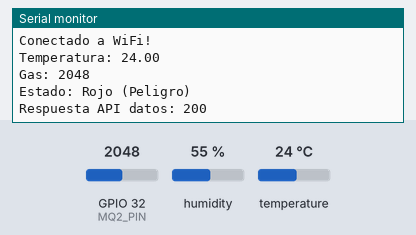
This sketch was run on a simulated ESP32. On the bench: the last lines printed to the serial monitor. The test bench sets the inputs (shaded band); at power-on: GPIO 32 (MQ2_PIN) = 2048, temperature 24 °C, humidity 55 %. WiFi joins after 1.5 s; servers stay silent unless stated; uploads are accepted with an empty reply.

Above: at 2.7 s.
2.8 s: GPIO 32 (MQ2_PIN) set to 491
At 2.88 s:
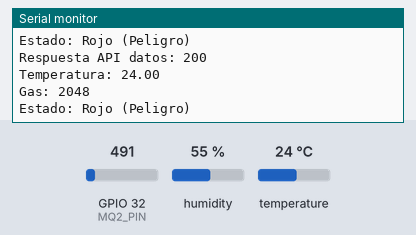
6.6 s: GPIO 32 (MQ2_PIN) set to 160
At 7.73 s:
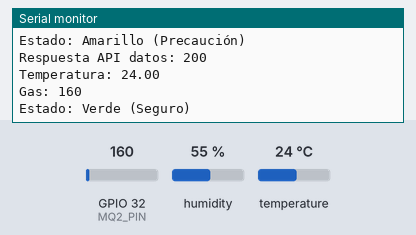
10.3 s: temperature set to 12 °C
At 10.3 s:
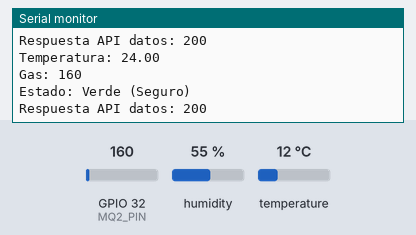
12.0 s: temperature set to 19 °C
At 12.58 s:
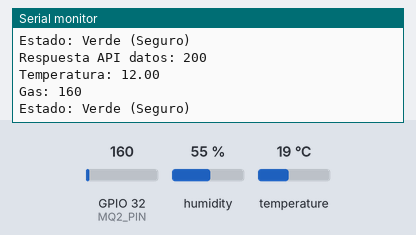
Timing chart, 0 to 14.7 s (numbered marks = the images above; inputs shaded):
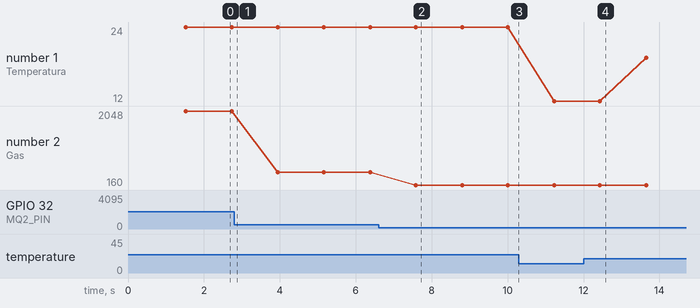

The sketch:

minac.ino
```cpp
#include <WiFi.h>
#include <HTTPClient.h>
#include <ArduinoJson.h>
#include "DHT.h"

// ===== CONFIG WIFI =====
const char* ssid = "S24 FE de García Calvillo";
const char* password = "08Mayo_2006";

// ===== CONFIG API =====
const char* apiEndpointDatos = "https://minac-production-9424.up.railway.app/monitoreo";
const char* apiEndpointEmergencia = "https://minac-production-9424.up.railway.app/emergencia";

// ===== CONFIG EQUIPO =====
String idEquipo = "ESP32-001";

// ===== CONFIG SENSORES =====
#define DHTPIN 25        // Pin del DHT11 26
#define DHTTYPE DHT11
#define MQ2_PIN 32      // Pin analógico para MQ-2
#define BOTON_PIN 17    // Pin para el botón de emergencia 25

// ===== CONFIG LEDS SEMAFORO =====
#define LED_VERDE 26
#define LED_AMARILLO 27
#define LED_ROJO 14

DHT dht(DHTPIN, DHTTYPE);

void setup() {
  Serial.begin(115200);
  pinMode(BOTON_PIN, INPUT_PULLUP); // Botón con resistencia pull-up

  dht.begin();

  // Conectar a WiFi
  WiFi.begin(ssid, password);
  Serial.print("Conectando a WiFi");
  while (WiFi.status() != WL_CONNECTED) {
    delay(500);
    Serial.print(".");
  }
  Serial.println("\nConectado a WiFi!");
}

void loop() {
  // ===== Lectura de sensores =====
  float temperatura = dht.readTemperature();
  int gasValue = analogRead(MQ2_PIN);

  // ===== Validar lectura =====
  if (isnan(temperatura)) {
    Serial.println("Error leyendo DHT11!");
    return;
  } else{
    Serial.println("Temperatura: " + String(temperatura));
  }

  Serial.println("Gas: " + String(gasValue));

  // ===== Control semáforo =====
  if (gasValue < 200) {
    digitalWrite(LED_VERDE, HIGH);
    digitalWrite(LED_AMARILLO, LOW);
    digitalWrite(LED_ROJO, LOW);
    Serial.println("Estado: Verde (Seguro)");
  }
  else if (gasValue >= 200 && gasValue <= 500) {
    digitalWrite(LED_VERDE, LOW);
    digitalWrite(LED_AMARILLO, HIGH);
    digitalWrite(LED_ROJO, LOW);
    Serial.println("Estado: Amarillo (Precaución)");
  }
  else { // gasValue > 100
    digitalWrite(LED_VERDE, LOW);
    digitalWrite(LED_AMARILLO, LOW);
    digitalWrite(LED_ROJO, HIGH);
    Serial.println("Estado: Rojo (Peligro)");
  }

   // ===== Crear JSON =====
  StaticJsonDocument<200> jsonDoc;
  jsonDoc["idEquipo"] = idEquipo;
  jsonDoc["temperatura"] = temperatura;
  jsonDoc["gas"] = gasValue;

  String requestBody;
  serializeJson(jsonDoc, requestBody);

  // ===== Enviar a API =====
  if (WiFi.status() == WL_CONNECTED) {
    HTTPClient http;
    http.begin(apiEndpointDatos);
    http.addHeader("Content-Type", "application/json");

    int httpResponseCode = http.POST(requestBody);
    if (httpResponseCode > 0) {
      Serial.print("Respuesta API datos: ");
      Serial.println(httpResponseCode);
    } else {
      Serial.print("Error enviando datos: ");
      Serial.println(http.errorToString(httpResponseCode).c_str());
    }
    http.end();
  }

  /* // ===== Verificar botón de emergencia =====
  if (digitalRead(BOTON_PIN) == LOW) { // LOW = presionado
    StaticJsonDocument<100> jsonEmergencia;
    jsonEmergencia["idEquipo"] = idEquipo;
    jsonEmergencia["emergencia"] = true;

    String bodyEmergencia;
    serializeJson(jsonEmergencia, bodyEmergencia);

    if (WiFi.status() == WL_CONNECTED) {
      HTTPClient http;
      http.begin(apiEndpointEmergencia);
      http.addHeader("Content-Type", "application/json");

      int httpResponseCode = http.POST(bodyEmergencia);
      if (httpResponseCode > 0) {
        Serial.print("Respuesta API emergencia: ");
        Serial.println(httpResponseCode);
      } else {
        Serial.print("Error enviando emergencia: ");
        Serial.println(http.errorToString(httpResponseCode).c_str());
      }
      http.end();
    }

    delay(2000); // Evita múltiples envíos al mantener presionado
  } */

  delay(1000); // Esperar 10s antes de siguiente lectura
}
```

Measured:
- after the input at 6.6 s, the serial monitor: prints a new line after 0.98 s (image 2)
- plotted number 1: 24 → 12 after the input at 10.3 s, 12 → 19 after the input at 12.0 s
- plotted number 2: 2048 → 491 after the input at 2.8 s, 491 → 160 after the input at 6.6 s
